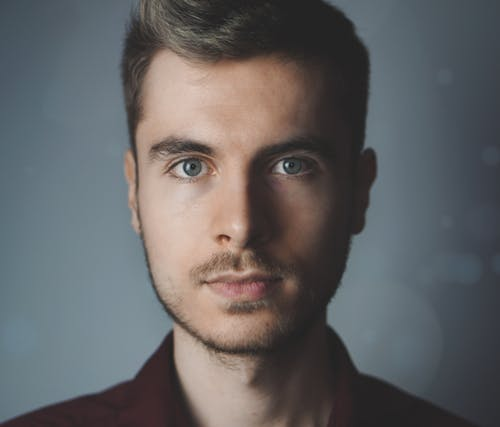
#> input picture sketch/sketch.jpeg, 500 x 427 px, found by its file name
$ python sketch.py
#> lines starting #> are read from the running program, lines starting #| are printed output that depends on the picture
import numpy as np
import cv2 as cv
import imageio
import scipy.ndimage
from matplotlib import pyplot as ply

img="sketch//sketch.jpeg"
def grayscale(rgb):
    return np.dot(rgb[...,:3],[0.299,0.587,0.114])

def dodge(front,back):
    result=front*255/(255-back)
    result[result>255]=255
    result[back==255]=255
    return result.astype('uint8')


s=imageio.imread(img)
#> s is the input picture: shape (427, 500, 3); mean R, G, B 99, 98.5, 99.6
g=grayscale(s)
#> in grayscale, `return np.dot(rgb[...,:3],[0.299,0.587,0.114])`:
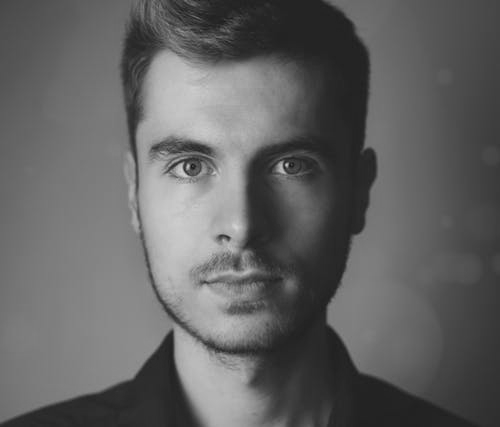
#> returned value: shape (427, 500) float64; min 22.84, max 210.7, mean 98.8
i=255-g
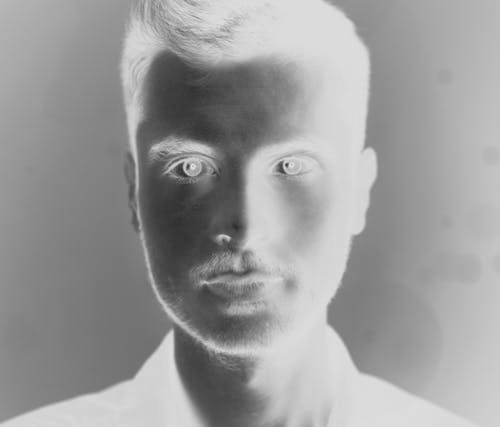
#> i: shape (427, 500) float64; min 44.32, max 232.2, mean 156.2

b=scipy.ndimage.filters.gaussian_filter(i,sigma=10)
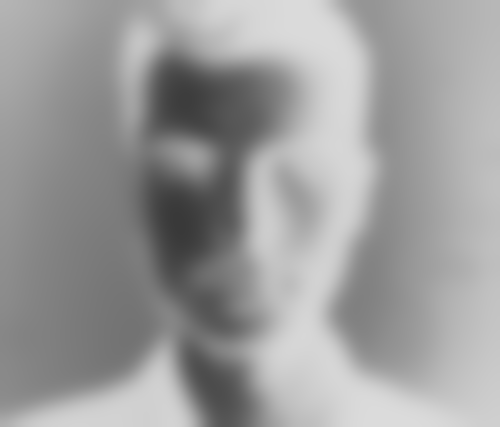
#> b: shape (427, 500) float64; min 57.13, max 219.9, mean 156.2
r=dodge(b,g)
#> in dodge, `result=front*255/(255-back)`:
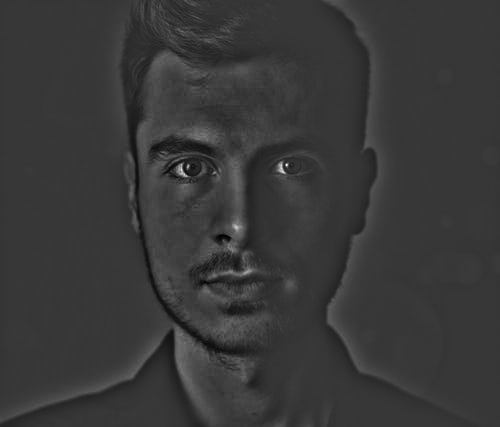
#> result: shape (427, 500) float64; min 119, max 741.7, mean 258.6; drawn with min black and max white
#> in dodge, `result[result>255]=255`:
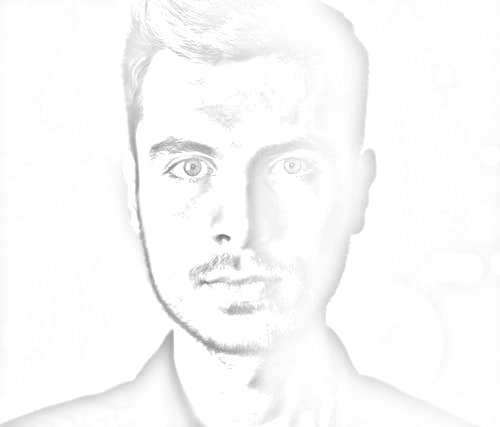
#> result: shape (427, 500) float64; min 119, max 255, mean 250.5
cv.imwrite('sketch//sketchf.jpg',r)
img1=cv.imread("sketch//sketchf.jpg")
#> img1: shape (427, 500, 3); min 119, max 255, mean 250.2
cv.imshow("Sketch",img1)
cv.waitKey(0)
key=cv.waitKey(1) & 0xFF
#> (key q is pressed here)
if key==ord("q"):
    cv.destroyAllWindows()
